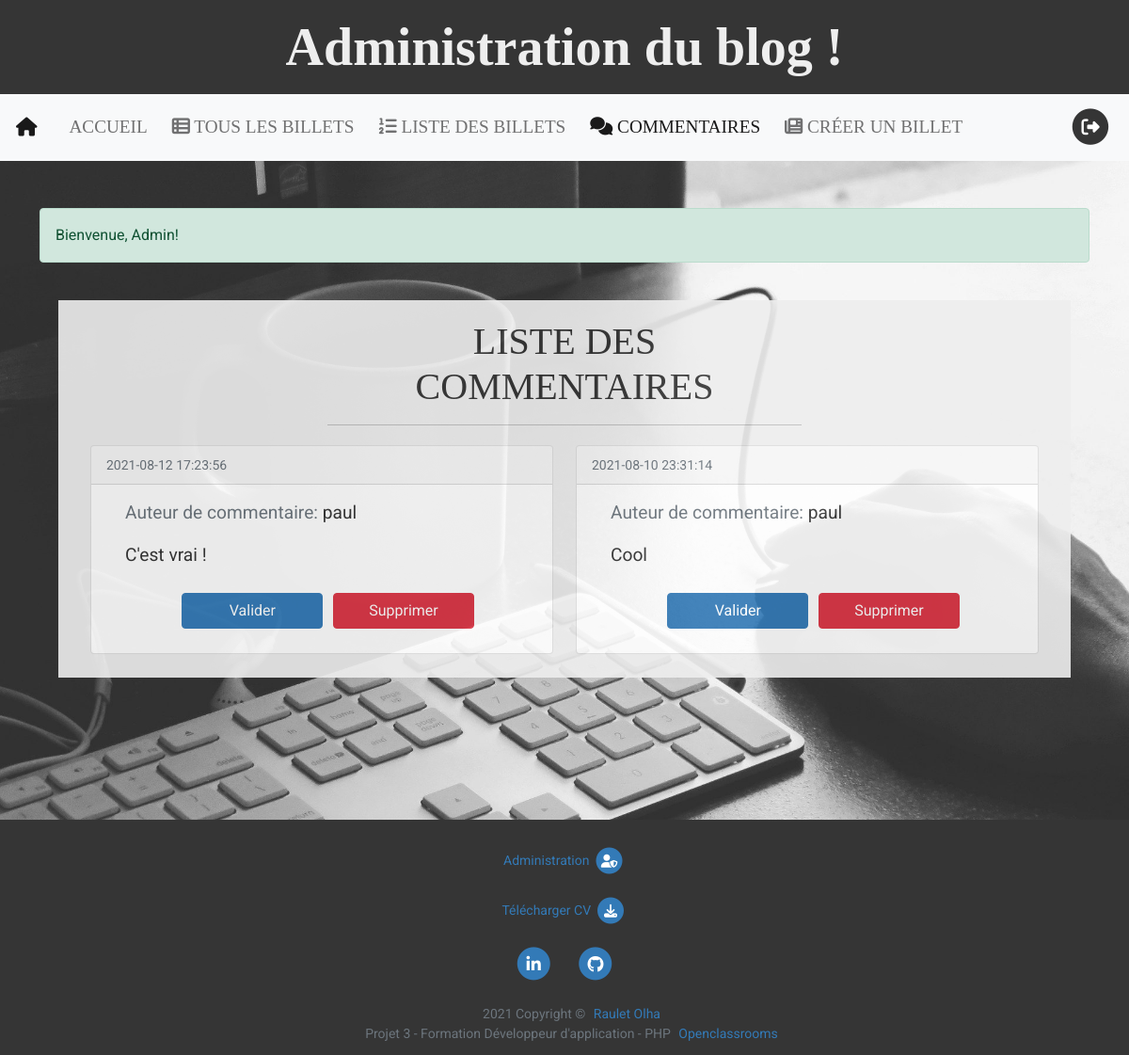
The app's page /index.php?action=displayComments (signed in) with its own data.
### tables this page shows
CREATE TABLE comments (
                            id_comment int(11) NOT NULL,
                            post_id int(11) NOT NULL,
                            author_comment int(11) NOT NULL,
                            comment text NOT NULL,
                            comment_date datetime NOT NULL,
                            is_approved tinyint(5) NOT NULL
);

CREATE TABLE users (
  id int(11) NOT NULL,
  user_name varchar(255) NOT NULL,
  password varchar(255) NOT NULL,
  email varchar(255) NOT NULL,
  role varchar(100) NOT NULL,
  creation_date date NOT NULL
);

### model/BackendCommentManager.php (called while the page is built, shortened)
<?php
class BackendCommentManager extends ManagerPDO
{
    public function getAllComments()
    {
        $db_connect = $this->dbConnect();
        $all_comments = $db_connect->query('
                            SELECT *, DATE_FORMAT(comment_date, \'%d/%m/%Y à %Hh%imin%ss\') AS comment_date_fr
                            FROM comments
                            LEFT JOIN users on users.id = comments.author_comment
                            WHERE is_approved=0
                            ORDER BY comment_date
                            DESC
                            ');
        return $all_comments;
    }
}

### view/backend/backendCommentsView.php (the view, shortened to what this page needs)
<?php if (isset($_SESSION['success']) && !empty($_SESSION['success'])) : ?>
    <div class="alert alert-success"><?= $_SESSION['success']; ?></div>
<?php endif; ?>
    <div class="row justify-content-center" id="comment-admin">
    <div class="col-sm-11 col-lg-6">
        <h3 class="text-center text-uppercase ">
            Liste des commentaires
        </h3>
        <hr>
    </div>
    <div class="row">
        <?php while ($comments = $all_comments->fetch()) : ?>
            <div class="col-sm-6" id="posts-admin">
                <div class="card">
                    <div class="card-header"><small class="text-muted"><?= $comments['comment_date'] ?></small></div>
                    <div class="card-body text-center">
                        <p class="card-text"><span
                                    class="text-muted">Auteur de commentaire:</span> <?= htmlspecialchars($comments['user_name']) ?>
                        </p>
                        <p><?= htmlspecialchars($comments['comment']) ?></p>
                        <div class="row justify-content-md-center">
                            <div class="col-lg-4">
                                <form action="index.php?action=validateComment" method="POST">
                                    <input type="submit" value="Valider" name="validate" class="btn btn-primary"
                                           id="btn-validate-comment">
                                </form>
                            </div>
                            <div class="col-lg-4">
                                <form action="index.php?action=notValidateComment" method="POST">
                                    <input type="submit" value="Supprimer" name="not_validate" class="btn btn-danger"
                                           id="btn-admin-del-comment">
                                </form>
                            </div>
                        </div>
                    </div>
                </div>
            </div>
        <?php endwhile; ?>
    </div>
<?php require_once 'template.php'; ?>

### public/css/styles.css (style rules this page uses)
html { position: relative; min-height: 100%; }
body { margin: 0 0 250px; font-family: 'Roboto', 'Tahoma', sans-serif; line-height: 1.5; color: #333; background-color: #fff; }
h2, h3 { font-family: 'Playfair Display 400', 'Georgia', serif; font-size: 2.5rem; }
p { font-size: 1.2rem; text-align: justify; text-indent: 20px; }
.container, .container-fluid, .row { overflow: hidden; }
div { display: block; }
#btn-admin-posts, #btn-admin-del-post, #btn-validate-comment, #btn-admin-del-comment { width: 150px; margin: 10px 0; }
#btn-user-comment, #btn-posts, #btn-admin-posts, #btn-validate-comment, #btn-create-post { background-color: #337ab7; border-color: #337ab7; }
#post-content, #post-view, #contact-form, #comment-form, #add-comment-form, #signup-form, #signin-form, #edit-post-view, #edit-view, #dashboard-admin, #comment-user, #comment-admin, #user-profile, #post-create { background-color: #eee; opacity: 0.9; }
#post-content, #post-view, #comment-form, #add-comment-form, #edit-post-view, #edit-view, #dashboard-admin, #comment-admin { margin: 40px 20px 30px; padding: 20px 10px; }
#posts-admin { margin: 5px 0; }

### records on screen
comments: comment_date "2021-08-12 17:23:56", author_comment.user_name "paul", comment "C'est vrai !"
comments: comment_date "2021-08-10 23:31:14", author_comment.user_name "paul", comment "Cool"

### other values on screen
$_SESSION['success'] "Bienvenue, Admin!"
